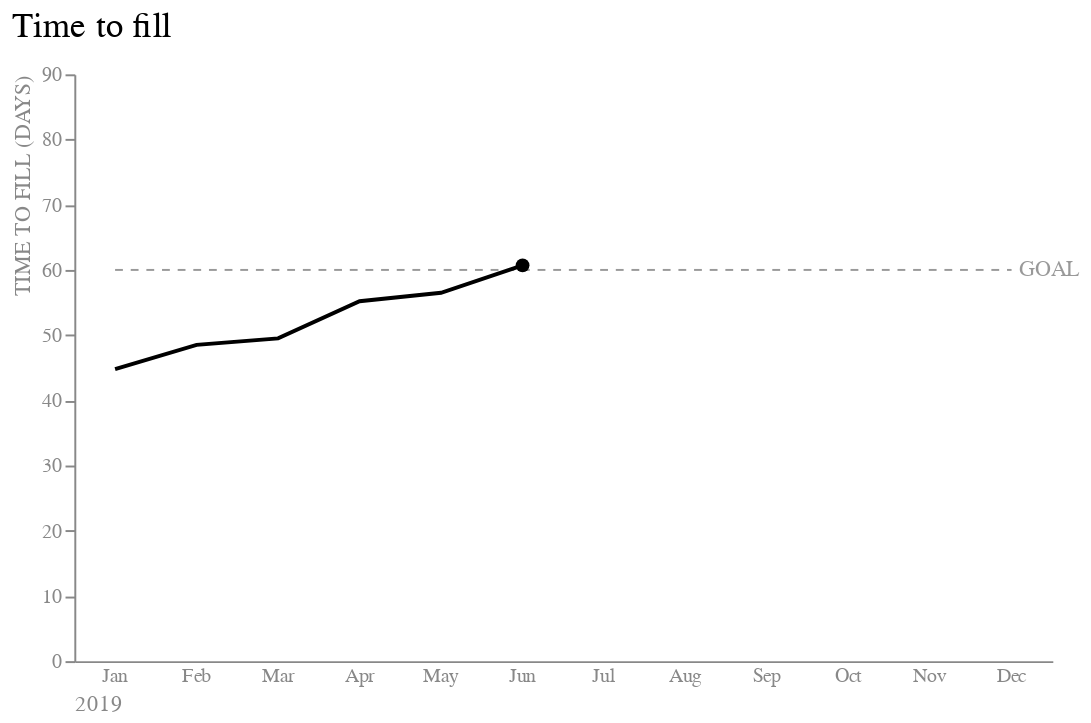

Notebook cell for this chart:
### Code cell
half_line = alt.Chart(melted_table, title = title_chart).mark_line().encode(
    x = alt.X('Month',
               sort = None,
               axis = alt.Axis(labelAngle = 0, 
                               titleAnchor = 'start',
                               labelColor = "#888888", 
                               titleColor = '#888888', 
                               titleFontWeight = 'normal', 
                               ticks = False),
               title = "2019" ,
               scale = alt.Scale(domain = ['Jan', 'Feb', 'Mar', 'Apr', 'May', 'Jun', 'Jul', 'Aug', 'Sep', 'Oct', 'Nov', 'Dec'])               
               ),
    y = alt.Y('Value', 
              axis = alt.Axis(grid = False, 
                              titleAnchor = 'end',
                              labelColor = "#888888", 
                              titleColor = '#888888', 
                              titleFontWeight = 'normal'), 
              title = "TIME TO FILL (DAYS)",
              scale = alt.Scale(domain = [0, 90])
              ),
    color = alt.Color("Metric", scale = alt.Scale(range = ['black', 'black']), legend = None),
    ).properties(width = 500).transform_filter(
    alt.FieldOneOfPredicate(field='Month', oneOf=['Jan', 'Feb', 'Mar', 'Apr', 'May', 'Jun'])
    ).transform_filter(
    alt.datum.Metric == 'External')

point_jun = alt.Chart().mark_point(filled = True, color = 'black', size = 50, opacity = 1).encode(
    x = alt.datum('Jun'),
    y = alt.datum(melted_table["Value"][17]))


graph_4 = (half_line + goal_opaque + label_goal_opaque + point_jun).configure_view(stroke = None)
graph_4

### Figure 1 — Vega-Lite specification as saved in the notebook (floating-point values rounded to 4 significant figures)
{"config": {"view": {"continuousWidth": 300, "continuousHeight": 300, "stroke": null}}, "layer": [{"data": {"name": "data-6be002fba83fd1263731108823ae7ed6"}, "mark": {"type": "line"}, "encoding": {"color": {"field": "Metric", "legend": null, "scale": {"range": ["black", "black"]}, "type": "nominal"}, "x": {"axis": {"labelAngle": 0, "labelColor": "#888888", "ticks": false, "titleAnchor": "start", "titleColor": "#888888", "titleFontWeight": "normal"}, "field": "Month", "scale": {"domain": ["Jan", "Feb", "Mar", "Apr", "May", "Jun", "Jul", "Aug", "Sep", "Oct", "Nov", "Dec"]}, "sort": null, "title": "2019", "type": "nominal"}, "y": {"axis": {"grid": false, "labelColor": "#888888", "titleAnchor": "end", "titleColor": "#888888", "titleFontWeight": "normal"}, "field": "Value", "scale": {"domain": [0, 90]}, "title": "TIME TO FILL (DAYS)", "type": "quantitative"}}, "title": {"text": "Time to fill", "anchor": "start", "fontSize": 18, "fontWeight": "normal", "offset": 10}, "transform": [{"filter": {"field": "Month", "oneOf": ["Jan", "Feb", "Mar", "Apr", "May", "Jun"]}}, {"filter": "(datum.Metric === 'External')"}]}, {"data": {"name": "empty"}, "mark": {"type": "rule", "strokeDash": [4, 4]}, "encoding": {"opacity": {"value": 0.4}, "x": {"datum": "Jan"}, "x2": {"datum": "Dec"}, "y": {"datum": 60}}}, {"data": {"name": "data-1c9c9f22d63ae067ce41697727fed58b"}, "mark": {"type": "text", "align": "left", "dx": 4}, "encoding": {"opacity": {"value": 0.4}, "text": {"field": "text", "type": "nominal"}, "x": {"datum": "Dec"}, "y": {"datum": 60}}}, {"data": {"name": "empty"}, "mark": {"type": "point", "color": "black", "filled": true, "opacity": 1, "size": 50}, "encoding": {"x": {"datum": "Jun"}, "y": {"datum": 60.7}}}], "width": 500, "$schema": "https://vega.github.io/schema/vega-lite/v5.15.1.json", "datasets": {"data-6be002fba83fd1263731108823ae7ed6": [{"Month": "Jan", "Metric": "Internal", "Value": 47.6}, {"Month": "Feb", "Metric": "Internal", "Value": 37.9}, {"Month": "Mar", "Metric": "Internal", "Value": 17.6}, {"Month": "Apr", "Metric": "Internal", "Value": 18.6}, {"Month": "May", "Metric": "Internal", "Value": 40.6}, {"Month": "Jun", "Metric": "Internal", "Value": 28.8}, {"Month": "Jul", "Metric": "Internal", "Value": 27.1}, {"Month": "Aug", "Metric": "Internal", "Value": 36.9}, {"Month": "Sep", "Metric": "Internal", "Value": 37.1}, {"Month": "Oct", "Metric": "Internal", "Value": 25.9}, {"Month": "Nov", "Metric": "Internal", "Value": 51.2}, {"Month": "Dec", "Metric": "Internal", "Value": 40.6}, {"Month": "Jan", "Metric": "External", "Value": 44.8}, {"Month": "Feb", "Metric": "External", "Value": 48.5}, {"Month": "Mar", "Metric": "External", "Value": 49.5}, {"Month": "Apr", "Metric": "External", "Value": 55.2}, {"Month": "May", "Metric": "External", "Value": 56.5}, {"Month": "Jun", "Metric": "External", "Value": 60.7}, {"Month": "Jul", "Metric": "External", "Value": 44.2}, {"Month": "Aug", "Metric": "External", "Value": 29.0}, {"Month": "Sep", "Metric": "External", "Value": 61.2}, {"Month": "Oct", "Metric": "External", "Value": 44.9}, {"Month": "Nov", "Metric": "External", "Value": 76.6}, {"Month": "Dec", "Metric": "External", "Value": 34.7}], "empty": [{}], "data-1c9c9f22d63ae067ce41697727fed58b": [{"text": ["GOAL"]}]}}
